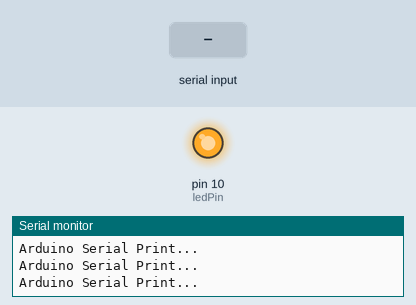
Recording of a sketch running on a simulated Arduino Uno, built with avr-gcc and run on an emulated ATmega328P. Parts: output pins drawn as LEDs (lit = HIGH), the last lines printed to the serial monitor. Inputs (shaded band) come from the test bench.

Above: at 1.8 s.
1.9 s: "0" received over the second serial link
At 2.8 s:
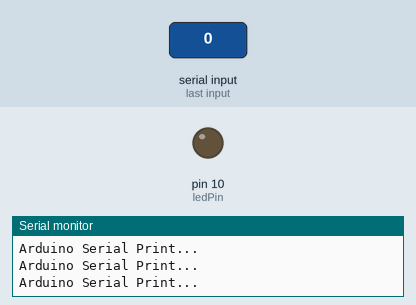
Timing chart, 0 to 4.9 s (numbered marks = the images above; inputs shaded):
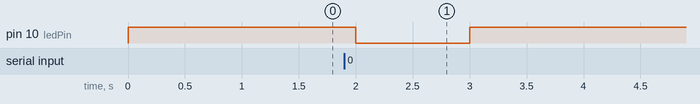

Measured:
- after the input at 1.9 s, pin 10 (ledPin): HIGH → LOW after 0.10 s, → HIGH 1.0 s later

The sketch:

toggle-led-serial.ino
```cpp
#include <SoftwareSerial.h>

#define rxPin 0
#define txPin 1
#define ledPin 10

SoftwareSerial inputSerial =  SoftwareSerial(rxPin, txPin);

void setup() {
  pinMode(rxPin, INPUT);
  pinMode(txPin, OUTPUT);
  pinMode(ledPin, OUTPUT);
  Serial.begin(9600);
  inputSerial.begin(9600);
  inputSerial.listen();
}

void loop() {
  auto userInput = inputSerial.read();
  Serial.println("Arduino Serial Print...");
  if (userInput == '0') {
    digitalWrite(ledPin, LOW);
    delay(1000);
  }
  digitalWrite(ledPin, HIGH);
  delay(500);
}
```
